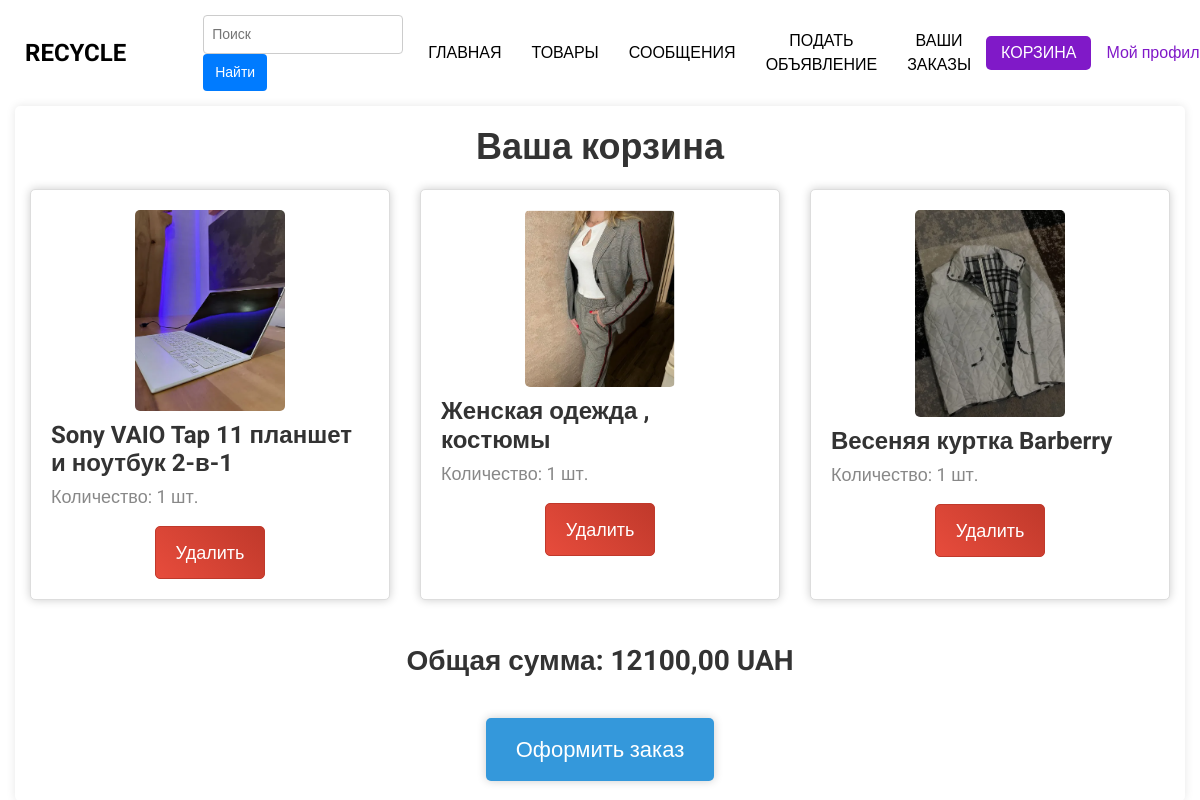
/user-shopping-cart-contents/ (signed in), run on an earlier commit of the app's database.
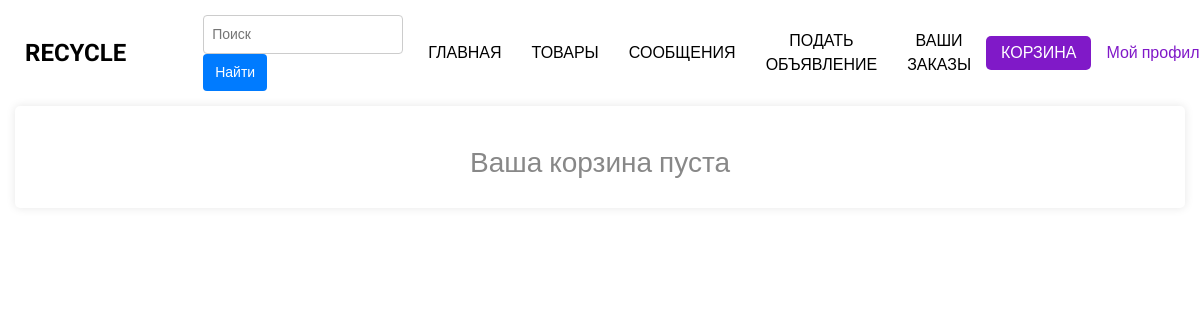
And on a later commit of the database.
### bboard/models.py (models this page shows, shortened)
class CartItem(models.Model):
    cart = models.ForeignKey(Cart, on_delete=models.CASCADE)
    product = models.ForeignKey(Product, on_delete=models.CASCADE)
    quantity = models.PositiveIntegerField(default=1)
    class Meta:
        verbose_name = "Товар в корзине"
        verbose_name_plural = "Товары в корзине"

class Product(models.Model):
    user = models.ForeignKey(User, on_delete=models.CASCADE, verbose_name="Пользователь")
    category = models.ForeignKey(Category, on_delete=models.CASCADE, verbose_name="Категория")
    title = models.CharField(max_length=200, verbose_name="Заголовок")
    slug = models.SlugField(unique=True, max_length=400, verbose_name="URL", blank=True)
    description = models.TextField(verbose_name="Описание")
    price = models.DecimalField(max_digits=10, decimal_places=2, verbose_name="Цена")
    image_1 = models.ImageField(upload_to="products", null=True, blank=True, verbose_name="Первое изображение")
    image_2 = models.ImageField(upload_to='products', null=True, blank=True, verbose_name="Второе изображение")
    image_3 = models.ImageField(upload_to='products', null=True, blank=True, verbose_name="Третье изображение")
    created_at = models.DateTimeField(auto_now_add=True, null=True, verbose_name="Дата создания")
    thumbnail_1 = ImageSpecField(source='image_1',
                                 processors=[ResizeToFill(500, 500)],
                                 format='JPEG',
                                 options={'quality': 100})
    thumbnail_2 = ImageSpecField(source='image_2',
                                 processors=[ResizeToFill(500, 500)],
                                 format='JPEG',
                                 options={'quality': 100})
    thumbnail_3 = ImageSpecField(source='image_3',
                                 processors=[ResizeToFill(500, 500)],
                                 format='JPEG',
                                 options={'quality': 100})
    class Meta:
        verbose_name = "Товар"
        verbose_name_plural = "Товары"

### bboard/views.py (the view)
# urls.py: path("user-shopping-cart-contents/", views.get_cart, name="cart"),
@login_required
def get_cart(request):
    try:
        cart = services.get_cart_by_user(request.user)
    except:
        cart = services.create_cart_by_user(request.user)
    items = cart.products.all()
    quantity_dict = {item.id: CartItem.objects.get(cart=cart, product_id=item.id) for item in items}
    total_price = 0
    for item in items:
        total_price += quantity_dict[item.id].product.price
    return render(request, "products/new/cart.html", {"items": items, "quantity_dict": quantity_dict,
                                                      "total_price": total_price})

### bboard/services.py (called while the page is built)
def get_cart_by_user(user):
    return Cart.objects.get(user=user)

### templates/products/new/cart.html (shortened to what this page needs)
{% extends 'products/new/base.html' %}
{% load static %}
{% block styles %}
<link rel="stylesheet" type="text/css" href="{% static 'cart.css' %}">
{% endblock %}
{% block content %}
<div class="container">
    {% if quantity_dict %}
    <h1 class="cart-title">Ваша корзина</h1>
    <div class="cart-products">
        {% for key, value in quantity_dict.items %}
        <div class="product-block">
            <img src="{{ value.product.image_1.url }}" alt="{{ value.product.title }}" class="product-thumbnail">
            <div class="product-info">
                <h2 class="product-title">{{ value.product.title }}</h2>
                <p class="product-quantity">Количество: {{ value.quantity }} шт.</p>
            </div>
            <form method="POST" action="{% url 'delete_cart' product_id=key %}">
                <button class="product-delete-button">Удалить</button>
            </form>
        </div>
        {% endfor %}
    </div>
    <p class="total-price">Общая сумма: {{ total_price }} UAH</p>
    <a href="{% url 'create_order_cart' %}" class="buy-button">Оформить заказ</a>
    {% else %}
    <h1 class="empty-cart">Ваша корзина пуста</h1>
    {% endif %}
</div>
{% endblock %}

What changed in the data, as far as the page shows it:
removed CartItem: product.image_1 (picture), product "Sony VAIO Tap 11 планшет и ноутбук 2-в-1", quantity "1"
removed CartItem: product.image_1 (picture), product "Женская одежда , костюмы", quantity "1"
removed CartItem: product.image_1 (picture), product "Весеняя куртка Barberry", quantity "1"
Also different on the page:
{{ total_price }}: "12100,00" → (not shown)
text no longer shown: "Ваша корзина Общая сумма: UAH Оформить заказ"
text now shown: "Ваша корзина пуста"
